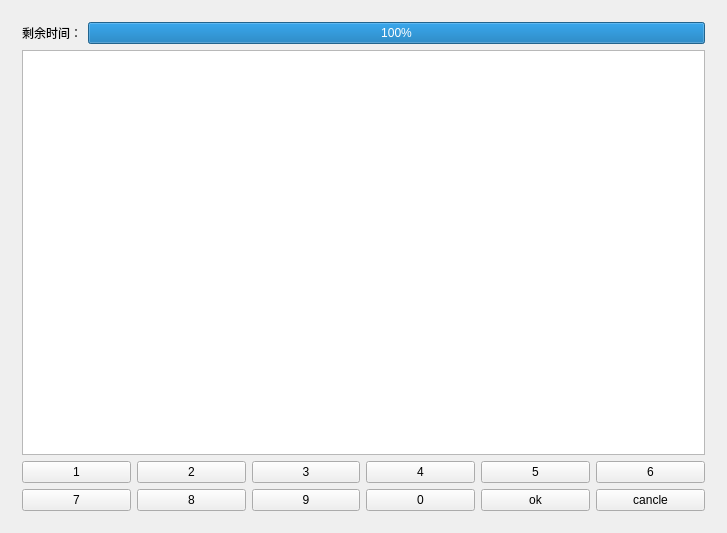
<?xml version="1.0" encoding="UTF-8"?>
<ui version="4.0">
 <class>Widget</class>
 <widget class="QWidget" name="Widget">
  <property name="geometry">
   <rect>
    <x>0</x>
    <y>0</y>
    <width>727</width>
    <height>533</height>
   </rect>
  </property>
  <property name="windowTitle">
   <string>Widget</string>
  </property>
  <layout class="QGridLayout" name="gridLayout">
   <item row="0" column="0">
    <widget class="QStackedWidget" name="stackedWidget">
     <property name="currentIndex">
      <number>1</number>
     </property>
     <widget class="QWidget" name="StartPage">
      <layout class="QGridLayout" name="gridLayout_2">
       <item row="0" column="1">
        <spacer name="verticalSpacer_3">
         <property name="orientation">
          <enum>Qt::Vertical</enum>
         </property>
         <property name="sizeHint" stdset="0">
          <size>
           <width>20</width>
           <height>139</height>
          </size>
         </property>
        </spacer>
       </item>
       <item row="0" column="2">
        <spacer name="verticalSpacer_4">
         <property name="orientation">
          <enum>Qt::Vertical</enum>
         </property>
         <property name="sizeHint" stdset="0">
          <size>
           <width>20</width>
           <height>139</height>
          </size>
         </property>
        </spacer>
       </item>
       <item row="1" column="0" colspan="4">
        <layout class="QHBoxLayout" name="horizontalLayout_2">
         <item>
          <spacer name="horizontalSpacer_5">
           <property name="orientation">
            <enum>Qt::Horizontal</enum>
           </property>
           <property name="sizeHint" stdset="0">
            <size>
             <width>40</width>
             <height>20</height>
            </size>
           </property>
          </spacer>
         </item>
         <item>
          <widget class="QLabel" name="label">
           <property name="text">
            <string>请选择时长：</string>
           </property>
          </widget>
         </item>
         <item>
          <spacer name="horizontalSpacer_4">
           <property name="orientation">
            <enum>Qt::Horizontal</enum>
           </property>
           <property name="sizeHint" stdset="0">
            <size>
             <width>40</width>
             <height>20</height>
            </size>
           </property>
          </spacer>
         </item>
         <item>
          <widget class="QComboBox" name="timeBox">
           <property name="minimumSize">
            <size>
             <width>150</width>
             <height>0</height>
            </size>
           </property>
           <item>
            <property name="text">
             <string>20</string>
            </property>
           </item>
           <item>
            <property name="text">
             <string>30</string>
            </property>
           </item>
           <item>
            <property name="text">
             <string>40</string>
            </property>
           </item>
           <item>
            <property name="text">
             <string>50</string>
            </property>
           </item>
           <item>
            <property name="text">
             <string>60</string>
            </property>
           </item>
           <item>
            <property name="text">
             <string>70</string>
            </property>
           </item>
           <item>
            <property name="text">
             <string>80</string>
            </property>
           </item>
          </widget>
         </item>
         <item>
          <spacer name="horizontalSpacer_6">
           <property name="orientation">
            <enum>Qt::Horizontal</enum>
           </property>
           <property name="sizeHint" stdset="0">
            <size>
             <width>40</width>
             <height>20</height>
            </size>
           </property>
          </spacer>
         </item>
        </layout>
       </item>
       <item row="2" column="1">
        <spacer name="verticalSpacer">
         <property name="orientation">
          <enum>Qt::Vertical</enum>
         </property>
         <property name="sizeHint" stdset="0">
          <size>
           <width>20</width>
           <height>139</height>
          </size>
         </property>
        </spacer>
       </item>
       <item row="2" column="3">
        <spacer name="verticalSpacer_2">
         <property name="orientation">
          <enum>Qt::Vertical</enum>
         </property>
         <property name="sizeHint" stdset="0">
          <size>
           <width>20</width>
           <height>139</height>
          </size>
         </property>
        </spacer>
       </item>
       <item row="3" column="0" colspan="4">
        <layout class="QHBoxLayout" name="horizontalLayout">
         <item>
          <spacer name="horizontalSpacer">
           <property name="orientation">
            <enum>Qt::Horizontal</enum>
           </property>
           <property name="sizeHint" stdset="0">
            <size>
             <width>40</width>
             <height>20</height>
            </size>
           </property>
          </spacer>
         </item>
         <item>
          <widget class="QPushButton" name="startBtn">
           <property name="text">
            <string>开始游戏</string>
           </property>
          </widget>
         </item>
         <item>
          <spacer name="horizontalSpacer_2">
           <property name="orientation">
            <enum>Qt::Horizontal</enum>
           </property>
           <property name="sizeHint" stdset="0">
            <size>
             <width>40</width>
             <height>20</height>
            </size>
           </property>
          </spacer>
         </item>
         <item>
          <widget class="QPushButton" name="exitBtn">
           <property name="text">
            <string>退出游戏</string>
           </property>
          </widget>
         </item>
         <item>
          <spacer name="horizontalSpacer_3">
           <property name="orientation">
            <enum>Qt::Horizontal</enum>
           </property>
           <property name="sizeHint" stdset="0">
            <size>
             <width>40</width>
             <height>20</height>
            </size>
           </property>
          </spacer>
         </item>
        </layout>
       </item>
       <item row="4" column="0">
        <spacer name="verticalSpacer_5">
         <property name="orientation">
          <enum>Qt::Vertical</enum>
         </property>
         <property name="sizeHint" stdset="0">
          <size>
           <width>20</width>
           <height>139</height>
          </size>
         </property>
        </spacer>
       </item>
       <item row="4" column="2">
        <spacer name="verticalSpacer_6">
         <property name="orientation">
          <enum>Qt::Vertical</enum>
         </property>
         <property name="sizeHint" stdset="0">
          <size>
           <width>20</width>
           <height>139</height>
          </size>
         </property>
        </spacer>
       </item>
      </layout>
     </widget>
     <widget class="QWidget" name="GamePage">
      <layout class="QVBoxLayout" name="verticalLayout_2">
       <item>
        <layout class="QVBoxLayout" name="verticalLayout">
         <item>
          <layout class="QHBoxLayout" name="horizontalLayout_3">
           <item>
            <widget class="QLabel" name="label_2">
             <property name="text">
              <string>剩余时间：</string>
             </property>
            </widget>
           </item>
           <item>
            <widget class="QProgressBar" name="timerProc">
             <property name="value">
              <number>100</number>
             </property>
             <property name="invertedAppearance">
              <bool>false</bool>
             </property>
            </widget>
           </item>
          </layout>
         </item>
         <item>
          <widget class="QTextEdit" name="textEdit"/>
         </item>
        </layout>
       </item>
       <item>
        <layout class="QGridLayout" name="gridLayout_3">
         <item row="0" column="0">
          <widget class="QPushButton" name="num1">
           <property name="text">
            <string>1</string>
           </property>
          </widget>
         </item>
         <item row="0" column="1">
          <widget class="QPushButton" name="num2">
           <property name="text">
            <string>2</string>
           </property>
          </widget>
         </item>
         <item row="0" column="2">
          <widget class="QPushButton" name="num3">
           <property name="text">
            <string>3</string>
           </property>
          </widget>
         </item>
         <item row="0" column="3">
          <widget class="QPushButton" name="num4">
           <property name="text">
            <string>4</string>
           </property>
          </widget>
         </item>
         <item row="0" column="4">
          <widget class="QPushButton" name="num5">
           <property name="text">
            <string>5</string>
           </property>
          </widget>
         </item>
         <item row="0" column="5">
          <widget class="QPushButton" name="num6">
           <property name="text">
            <string>6</string>
           </property>
          </widget>
         </item>
         <item row="1" column="0">
          <widget class="QPushButton" name="num7">
           <property name="text">
            <string>7</string>
           </property>
          </widget>
         </item>
         <item row="1" column="1">
          <widget class="QPushButton" name="num8">
           <property name="text">
            <string>8</string>
           </property>
          </widget>
         </item>
         <item row="1" column="2">
          <widget class="QPushButton" name="num9">
           <property name="text">
            <string>9</string>
           </property>
          </widget>
         </item>
         <item row="1" column="3">
          <widget class="QPushButton" name="num0">
           <property name="text">
            <string>0</string>
           </property>
          </widget>
         </item>
         <item row="1" column="4">
          <widget class="QPushButton" name="okBtn">
           <property name="text">
            <string>ok</string>
           </property>
          </widget>
         </item>
         <item row="1" column="5">
          <widget class="QPushButton" name="cancleBtn">
           <property name="text">
            <string>cancle</string>
           </property>
          </widget>
         </item>
        </layout>
       </item>
      </layout>
     </widget>
     <widget class="QWidget" name="SuccessPage">
      <layout class="QGridLayout" name="gridLayout_5">
       <item row="0" column="0">
        <widget class="QLabel" name="successImg">
         <property name="text">
          <string>TextLabel</string>
         </property>
        </widget>
       </item>
      </layout>
     </widget>
     <widget class="QWidget" name="FailPage">
      <layout class="QGridLayout" name="gridLayout_4">
       <item row="0" column="0">
        <widget class="QLabel" name="failImg">
         <property name="text">
          <string>TextLabel</string>
         </property>
        </widget>
       </item>
      </layout>
     </widget>
    </widget>
   </item>
  </layout>
 </widget>
 <layoutdefault spacing="6" margin="11"/>
 <resources/>
 <connections/>
</ui>
